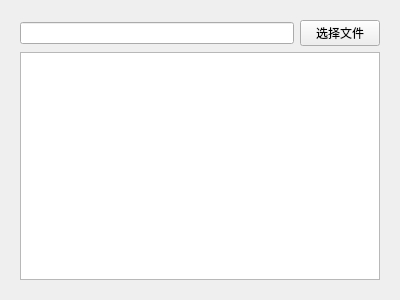
<?xml version="1.0" encoding="UTF-8"?>
<ui version="4.0">
 <class>search</class>
 <widget class="QWidget" name="search">
  <property name="geometry">
   <rect>
    <x>0</x>
    <y>0</y>
    <width>400</width>
    <height>300</height>
   </rect>
  </property>
  <property name="windowTitle">
   <string>Form</string>
  </property>
  <layout class="QVBoxLayout" name="verticalLayout">
   <item>
    <widget class="QWidget" name="widget" native="true">
     <layout class="QGridLayout" name="gridLayout">
      <item row="0" column="0">
       <widget class="QLineEdit" name="fileLine"/>
      </item>
      <item row="0" column="1">
       <widget class="QPushButton" name="openFile">
        <property name="text">
         <string>选择文件</string>
        </property>
       </widget>
      </item>
      <item row="1" column="0" colspan="2">
       <widget class="QTextEdit" name="fileContent"/>
      </item>
     </layout>
    </widget>
   </item>
  </layout>
 </widget>
 <resources/>
 <connections/>
</ui>
